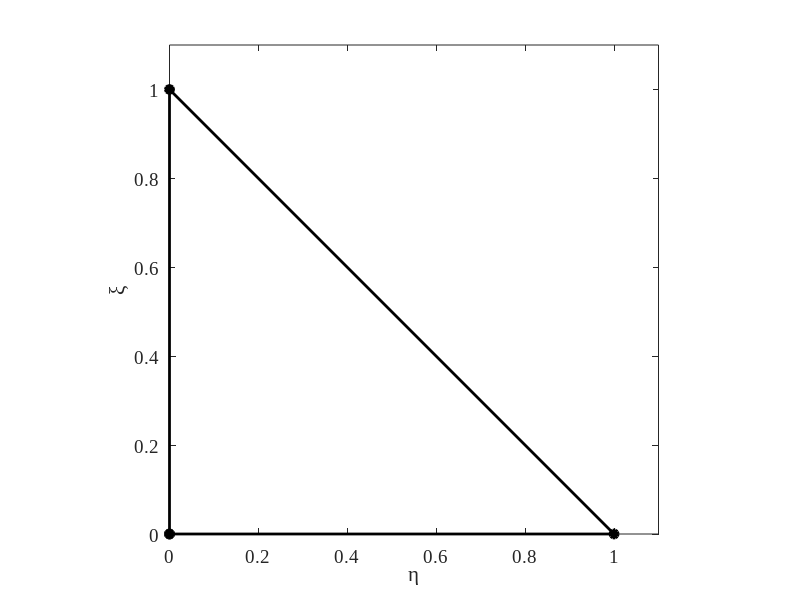

Write the MATLAB code that produced this figure.
clear
close all

LW = 2;

figure
plot([0,1,0,0],[0,0,1,0],'-o','Color','k','LineWidth',LW,'MarkerFaceColor','k')
xlabel('\eta')
ylabel('\xi')
axis equal
xlim([0,1.1])
ylim(xlim());
set(gca,'FontName','Times New Roman','FontSize',14)
print('../figs/Tref.eps','-depsc2')
close(gcf)